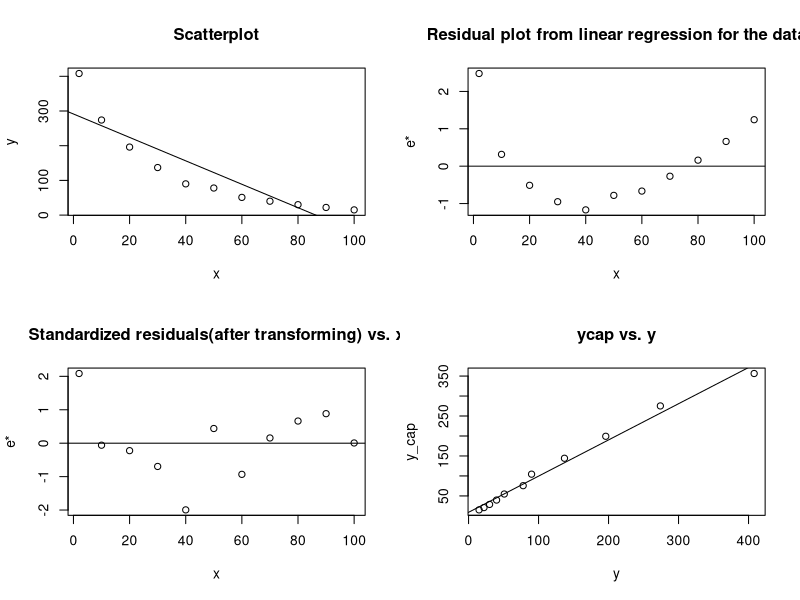

Source code (R):
#Ex13.4, Page 534
#Answers may vary slightly due to rounding off of values

x<-c(2,10,20,30,40,50,60,70,80,90,100)
y<-c(408,274,196,137,90,78,51,40,30,22,15)
y_dash<-log(y,base=exp(1))
m1<-lm(y~x)
m2<-lm(y_dash~x)
ei_std1<-rstandard(m1)
ei_std2<-rstandard(m2)

par(mfrow=c(2,2))
plot(x,y,main="Scatterplot")
abline(m1)
plot(x,ei_std1,xlab="x",ylab="e*",main="Residual plot from linear regression for the data")
abline(0,0)

#To find the coefficients
beta0<-m2$coefficients[1]
beta1<-round(m2$coefficients[2],digits=4)

y_cap<-(exp(1)^(beta0))*(exp(1)^(beta1*x))

df<-data.frame(x,y,y_dash,y_cap)
print(df)

plot(x,ei_std2,ylab="e*",main="Standardized residuals(after transforming) vs. x")
abline(0,0)
plot(y,y_cap,main="ycap vs. y")
abline(lm(y_cap~y))
